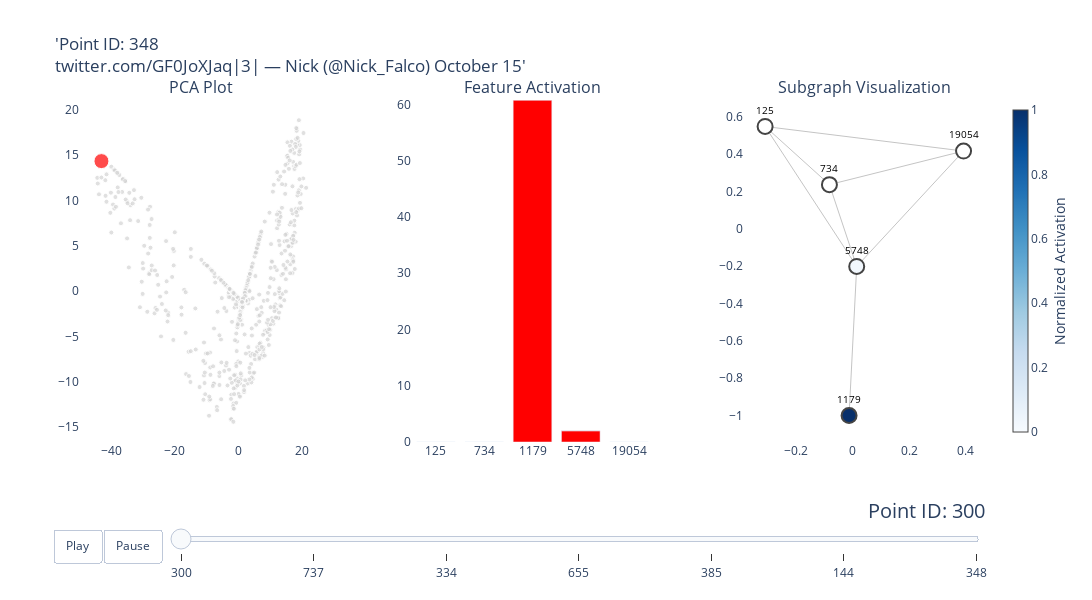

The cell this chart's notebook holds for it:
### Code cell
interesting_point_ids = [300, 737, 334, 655, 385, 144, 348]
analyze_specific_points_animated_from_sparse_matrix_path(
    results=results,
    fs_splitting_nodes=fs_splitting_nodes,
    fs_splitting_cluster=fs_splitting_cluster,
    # activation_threshold=activation_threshold,
    node_df=node_df,
    results_path=results_path,
    pca_df=pca_df,
    matrix_filename="sparse_thresholded_matrix_1_5.npz",
    point_ids=interesting_point_ids,
    plot_only_fs_nodes=True,
    save_gif=True,
    gif_path=os.path.join(pca_path, "length.gif"),
)

### Figure 1 — Plotly figure (JSON) as saved in the notebook; plotly's stock layout.template omitted (floating-point values rounded to 4 significant figures; data arrays with more than 128 entries replaced by an {"elided": "..."} marker saying what was removed)
{"data": [{"marker": {"color": {"elided": "978 str values"}, "size": {"elided": "978 int values"}}, "mode": "markers", "showlegend": false, "type": "scatter", "x": {"elided": "978 float values"}, "xaxis": "x", "y": {"elided": "978 float values"}, "yaxis": "y"}, {"marker": {"color": ["blue", "blue", "red", "blue", "red", "blue", "blue"]}, "showlegend": false, "type": "bar", "x": ["125", "734", "1179", "1179", "5748", "5748", "19054"], "xaxis": "x2", "y": [0, 0, 60.77, 0, 2.004, 0, 0], "yaxis": "y2"}, {"hoverinfo": "none", "line": {"color": "#888", "width": 0.5}, "mode": "lines", "showlegend": false, "type": "scatter", "x": [0.3933, -0.3112, null, 0.3933, -0.08287, null, 0.3933, 0.01396, null, 0.01396, -0.3112, null, 0.01396, -0.08287, null, 0.01396, -0.01316, null, -0.3112, -0.08287, null], "xaxis": "x3", "y": [0.4166, 0.5482, null, 0.4166, 0.2367, null, 0.4166, -0.2016, null, -0.2016, 0.5482, null, -0.2016, 0.2367, null, -0.2016, -1, null, 0.5482, 0.2367, null], "yaxis": "y3"}, {"hoverinfo": "text", "marker": {"color": [0, 0.03297, 1, 0, 0], "colorbar": {"bgcolor": "white", "thickness": 15, "title": {"side": "right", "text": "Normalized Activation"}, "xanchor": "left"}, "colorscale": {"elided": "256x2 mixed values"}, "line": {"width": 2}, "reversescale": false, "showscale": true, "size": 15}, "mode": "markers+text", "showlegend": false, "text": ["19054", "5748", "1179", "125", "734"], "textfont": {"color": "black", "size": 10}, "textposition": "top center", "type": "scatter", "x": [0.3933, 0.01396, -0.01316, -0.3112, -0.08287], "xaxis": "x3", "y": [0.4166, -0.2016, -1, 0.5482, 0.2367], "yaxis": "y3"}], "layout": {"annotations": [{"font": {"size": 16}, "showarrow": false, "text": "PCA Plot", "x": 0.1333, "xanchor": "center", "xref": "paper", "y": 1, "yanchor": "bottom", "yref": "paper"}, {"font": {"size": 16}, "showarrow": false, "text": "Feature Activation", "x": 0.5, "xanchor": "center", "xref": "paper", "y": 1, "yanchor": "bottom", "yref": "paper"}, {"font": {"size": 16}, "showarrow": false, "text": "Subgraph Visualization", "x": 0.8667, "xanchor": "center", "xref": "paper", "y": 1, "yanchor": "bottom", "yref": "paper"}], "height": 600, "paper_bgcolor": "white", "plot_bgcolor": "white", "sliders": [{"active": 0, "currentvalue": {"font": {"size": 20}, "prefix": "Point ID: ", "visible": true, "xanchor": "right"}, "len": 0.9, "pad": {"b": 10, "t": 50}, "steps": [{"args": [["300"], {"frame": {"duration": 300, "redraw": true}, "mode": "immediate", "transition": {"duration": 300}}], "label": "300", "method": "animate"}, {"args": [["737"], {"frame": {"duration": 300, "redraw": true}, "mode": "immediate", "transition": {"duration": 300}}], "label": "737", "method": "animate"}, {"args": [["334"], {"frame": {"duration": 300, "redraw": true}, "mode": "immediate", "transition": {"duration": 300}}], "label": "334", "method": "animate"}, {"args": [["655"], {"frame": {"duration": 300, "redraw": true}, "mode": "immediate", "transition": {"duration": 300}}], "label": "655", "method": "animate"}, {"args": [["385"], {"frame": {"duration": 300, "redraw": true}, "mode": "immediate", "transition": {"duration": 300}}], "label": "385", "method": "animate"}, {"args": [["144"], {"frame": {"duration": 300, "redraw": true}, "mode": "immediate", "transition": {"duration": 300}}], "label": "144", "method": "animate"}, {"args": [["348"], {"frame": {"duration": 300, "redraw": true}, "mode": "immediate", "transition": {"duration": 300}}], "label": "348", "method": "animate"}], "transition": {"duration": 300, "easing": "cubic-in-out"}, "x": 0.1, "xanchor": "left", "y": 0, "yanchor": "top"}], "title": {"text": "'Point ID: 348<br>twitter.com/GF0JoXJaq|3| — Nick (@Nick_Falco) October 15'"}, "updatemenus": [{"buttons": [{"args": [null, {"frame": {"duration": 500, "redraw": true}, "fromcurrent": true}], "label": "Play", "method": "animate"}, {"args": [[null], {"frame": {"duration": 0, "redraw": true}, "mode": "immediate", "transition": {"duration": 0}}], "label": "Pause", "method": "animate"}], "direction": "left", "pad": {"r": 10, "t": 87}, "showactive": false, "type": "buttons", "x": 0.1, "xanchor": "right", "y": 0, "yanchor": "top"}], "width": 1500, "xaxis": {"anchor": "y", "domain": [0, 0.2667]}, "xaxis2": {"anchor": "y2", "domain": [0.3667, 0.6333]}, "xaxis3": {"anchor": "y3", "domain": [0.7333, 1]}, "yaxis": {"anchor": "x", "domain": [0, 1]}, "yaxis2": {"anchor": "x2", "domain": [0, 1], "range": [0, 60.77]}, "yaxis3": {"anchor": "x3", "domain": [0, 1]}}}
